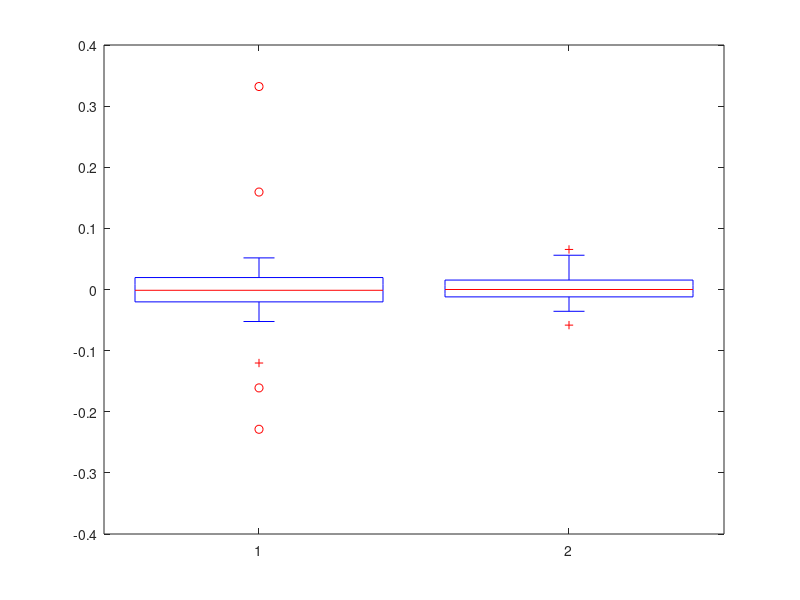

This figure's MATLAB source:
% Load data from Melissa Fall back 1
M = load('fall1R.csv');
f_Ax = M(:,1)*2/32756;
f_Ay = M(:,2)*2/32756;
f_Az = M(:,3)*2/32756;
f_A_mag = sqrt(f_Ax.^2 + f_Ay.^2 +f_Az.^2);
f_jerk = zeros(length(f_A_mag),1);

for i = 2:length(f_A_mag)
    f_jerk(i) = f_A_mag(i) - f_A_mag(i-1);
end
M = load('ADL.csv');
Ax = M(:,1)*2/32756;
Ay = M(:,2)*2/32756;
Az = M(:,3)*2/32756;
A_mag = sqrt(Ax.^2 + Ay.^2 +Az.^2);
jerk = zeros(length(A_mag),1);

for i = 2:length(A_mag)
    jerk(i) = A_mag(i) - A_mag(i-1);
end

boxplot([f_jerk, jerk]);